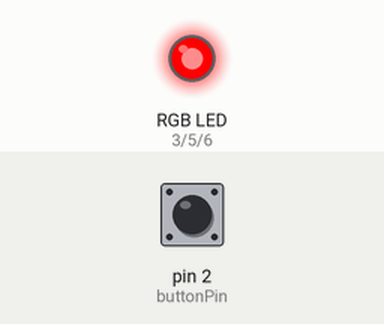
This sketch was run on a simulated Arduino Uno, built with avr-gcc and run on an emulated ATmega328P. Shown: an RGB LED mixed from three pins (HIGH = lit). Dashed ring = blinking. The test bench sets the inputs (shaded band); at power-on: pin 2 (buttonPin) LOW.

Above: at 1.2 s.
1.3 s: pin 2 (buttonPin) pulled HIGH for 0.15 s
At 1.9 s:
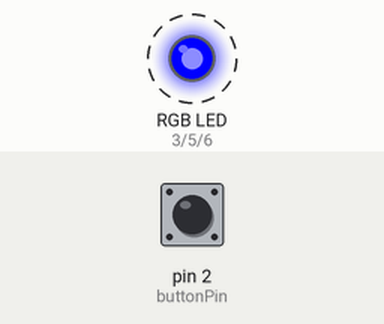
4.4 s: pin 2 (buttonPin) pulled HIGH for 1 s
At 4.95 s:
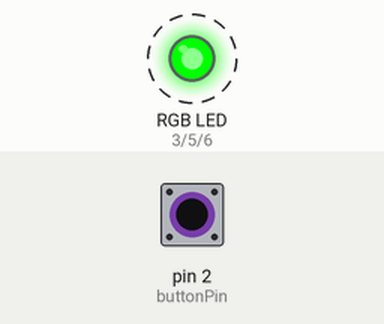
8.4 s: pin 2 (buttonPin) pulled HIGH for 3.2 s
At 8.55 s:
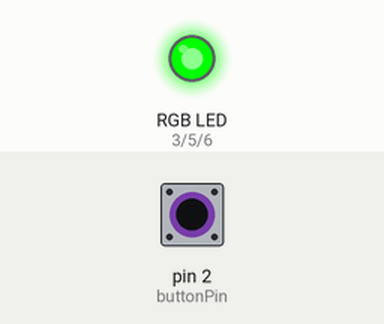
Timing chart, 0 to 11.4 s (numbered marks = the images above; inputs shaded):
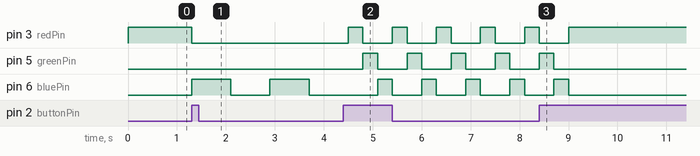

Measured:
- after the input at 1.3 s, pin 3 (redPin): HIGH → LOW at once; pin 6 (bluePin): alternates HIGH for 0.80 s and LOW for 0.80 s, starting at once
- after the input at 4.4 s, pin 3 (redPin): alternates HIGH for 0.30 s and LOW for 0.60 s, starting after 0.10 s; pin 5 (greenPin): alternates HIGH for 0.30 s and LOW for 0.60 s, starting after 0.40 s; pin 6 (bluePin): alternates HIGH for 0.30 s and LOW for 0.60 s, starting after 0.70 s
- after the input at 8.4 s, pin 3 (redPin): goes on until 9.0 s, then stays HIGH; pin 5 (greenPin): goes on until 8.7 s, then stays LOW; pin 6 (bluePin): goes on until 9.0 s, then stays LOW

The sketch:

3-2.ino.ino
```cpp
const int redPin = 3;
const int greenPin = 5;
const int bluePin = 6;
const int buttonPin = 2;

int mode = 1;
int lastButtonState = LOW;
unsigned long lastDebounceTime = 0;
const unsigned long debounceDelay = 50;

void setup() {
  pinMode(redPin, OUTPUT);
  pinMode(greenPin, OUTPUT);
  pinMode(bluePin, OUTPUT);
  pinMode(buttonPin, INPUT);
}

void loop() {
  int reading = digitalRead(buttonPin);

  if (reading == HIGH && lastButtonState == LOW) {
    if (millis() - lastDebounceTime > debounceDelay) {
      mode++;
      if (mode > 3) mode = 1;  // 三模式循環
      lastDebounceTime = millis();
    }
  }
  lastButtonState = reading;

  switch (mode) {
    case 1: // Red ON
      setColor(255, 0, 0);
      break;

    case 2: // Blue slow blink
      blinkColor(0, 0, 255, 800);
      break;

    case 3: // RGB cycle
      rainbowBlink();
      break;
  }
}

void setColor(int r, int g, int b) {
  analogWrite(redPin, r);
  analogWrite(greenPin, g);
  analogWrite(bluePin, b);
}

void blinkColor(int r, int g, int b, int interval) {
  setColor(r, g, b);
  delay(interval);
  setColor(0, 0, 0);
  delay(interval);
}

void rainbowBlink() {
  setColor(255, 0, 0);
  delay(300);
  setColor(0, 255, 0);
  delay(300);
  setColor(0, 0, 255);
  delay(300);
}
```
